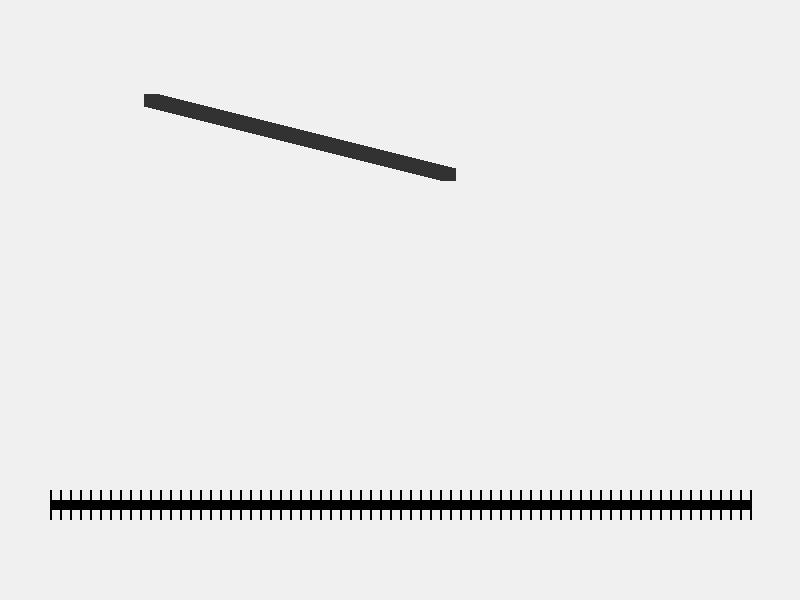
#> input picture tests/fixtures/regression/sample_tree_branch.jpg, 800 x 600 px
$ python -i correspondence.py   (imports and definitions only)   (older library calls are emulated)
#> lines starting #> are read from the running program, lines starting #| are printed output that depends on the picture
#> further down, picture is the input picture: shape (600, 800, 3); min 0, max 246, mean 233.1
"""Sparse correspondence search along rectified epipolar lines."""

from __future__ import annotations

import logging

import cv2
import numpy as np
import numpy.typing as npt

from picmeasure.config import CorrespondenceConfig
from picmeasure.stereo.models import StereoMatch

logger = logging.getLogger(__name__)


def _ensure_grayscale(image: npt.NDArray[np.uint8]) -> npt.NDArray[np.uint8]:
    if len(image.shape) == 3:
        return cv2.cvtColor(image, cv2.COLOR_BGR2GRAY)
    return image


def _gradient_magnitude(image: npt.NDArray[np.uint8]) -> npt.NDArray[np.float32]:
    """Return a scale-stable Sobel magnitude image for edge-aware matching."""
    gray = _ensure_grayscale(image)
    gray_float = gray.astype(np.float32, copy=False)
    grad_x = cv2.Sobel(gray_float, cv2.CV_32F, 1, 0, ksize=3)
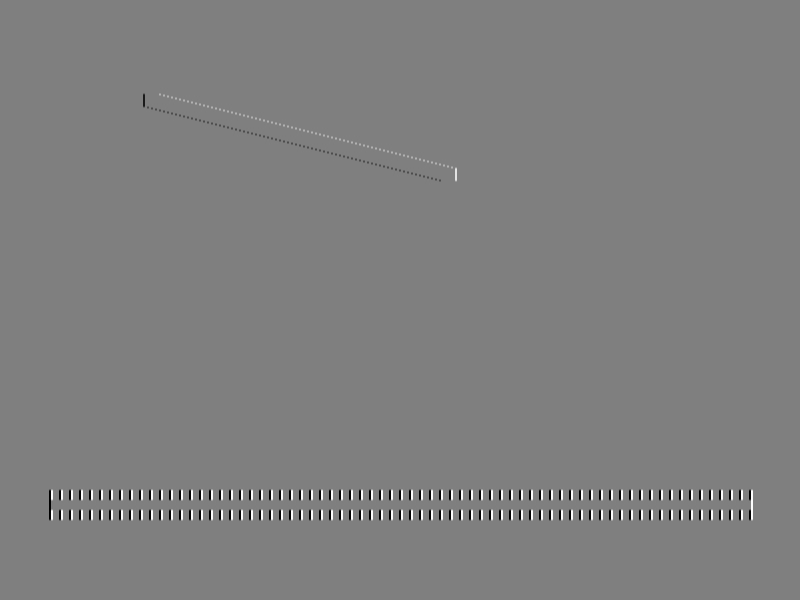
#> grad_x: shape (600, 800) float32; min -965, max 965, mean 0; drawn with min black and max white
    grad_y = cv2.Sobel(gray_float, cv2.CV_32F, 0, 1, ksize=3)
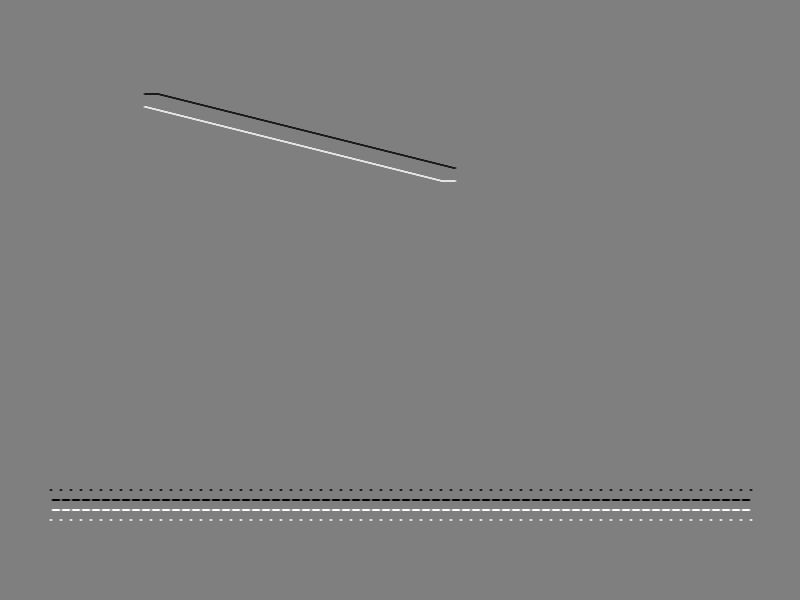
#> grad_y: shape (600, 800) float32; min -962, max 965, mean 0; drawn with min black and max white
    return cv2.magnitude(grad_x, grad_y)
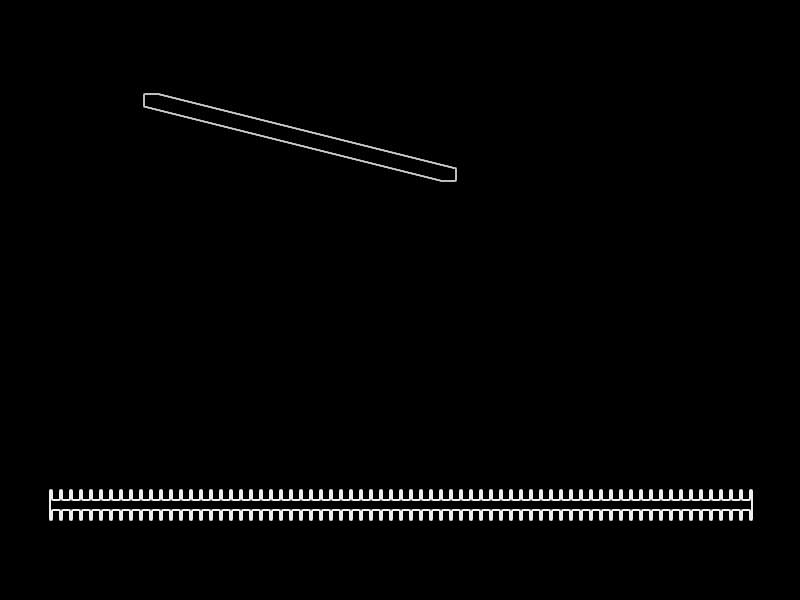
#> returned value: shape (600, 800) float32; min 0, max 1022.5, mean 18.2; drawn with min black and max white


# [143 lines left out: functions _subpixel_peak, match_along_epipolar_line, not called in this run]

>>> import cv2
>>> picture = cv2.imread('../../../tests/fixtures/regression/sample_tree_branch.jpg')
>>> result = _gradient_magnitude(picture)
